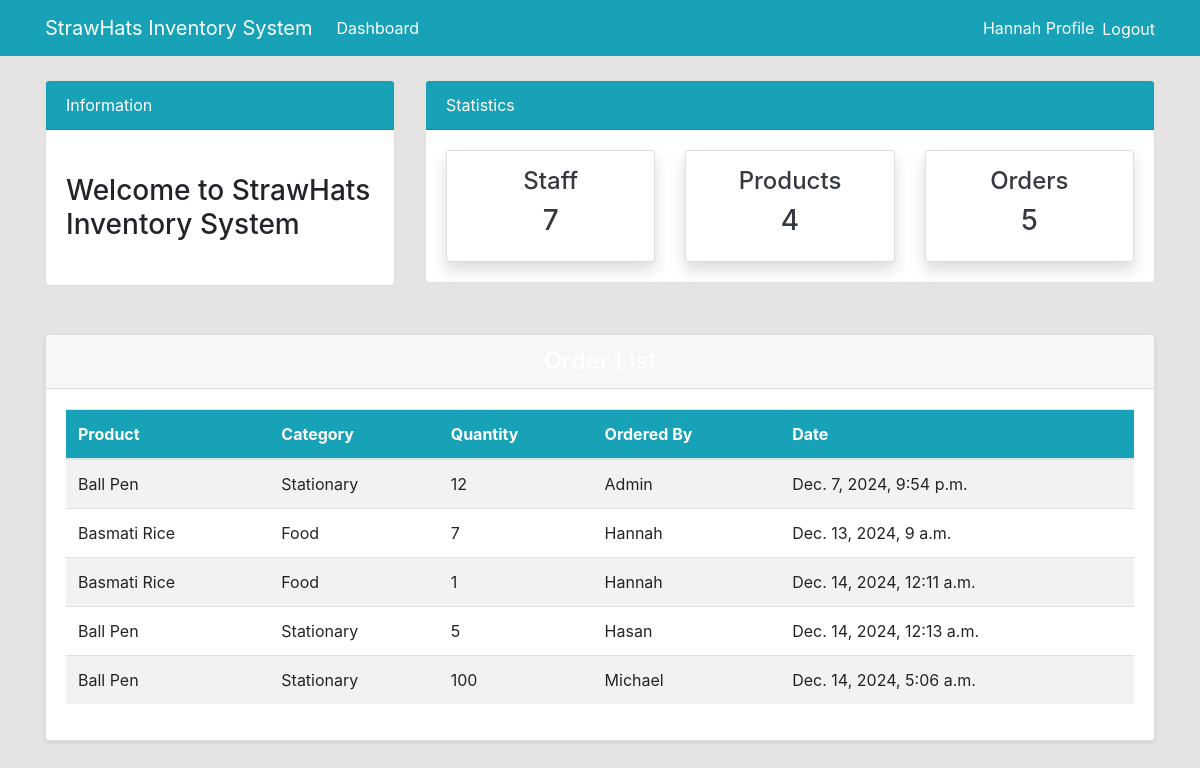
/order/ (signed in), run on an earlier commit of the app's database.
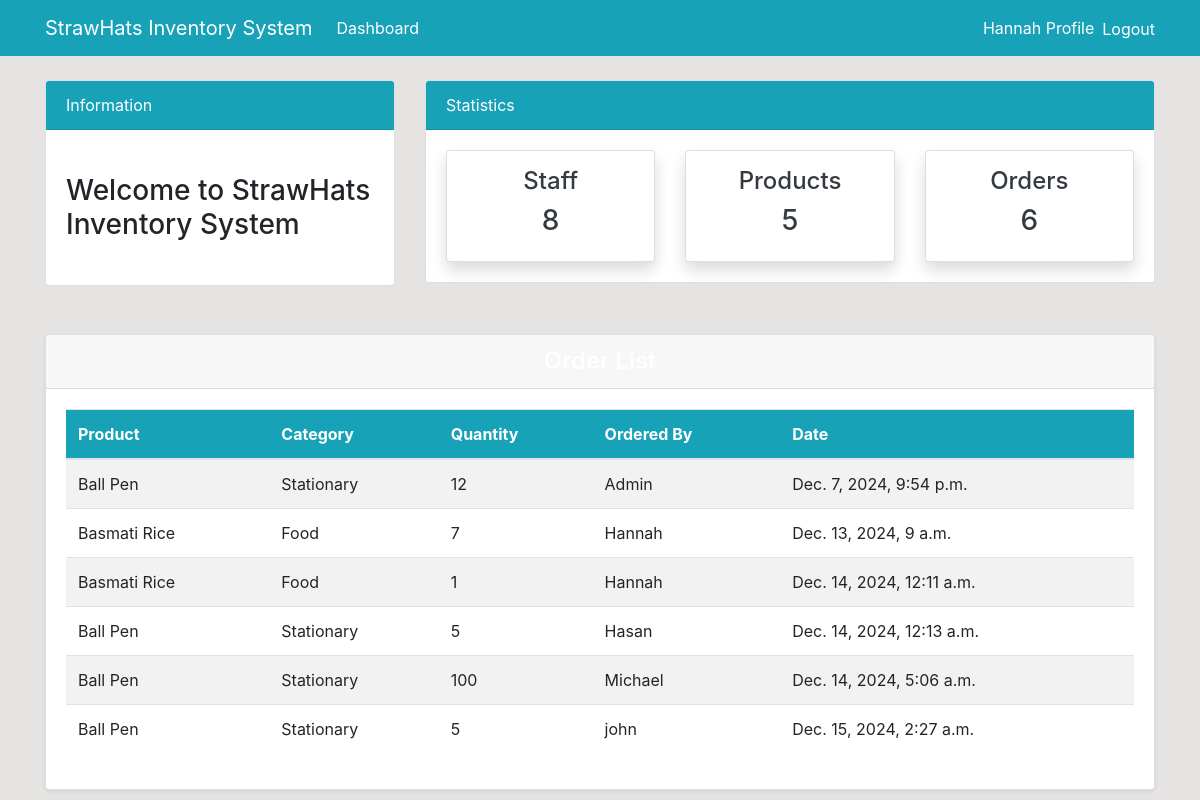
And on a later commit of the database.
### dashboard/models.py (models this page shows, shortened)
class Order(models.Model):
    product = models.ForeignKey(Product, on_delete=models.CASCADE, null=True)
    staff = models.ForeignKey(User, models.CASCADE, null=True)
    order_quantity = models.PositiveIntegerField(null=True)
    date = models.DateTimeField(auto_now_add=True)
    class Meta:
        verbose_name_plural = 'Order'

class Product(models.Model):
    name = models.CharField(max_length=100, null=True)
    category=models.CharField(max_length=20, choices=CATEGORY, null=True)
    quantity=models.PositiveIntegerField(null=True)
    class Meta:
        verbose_name_plural = 'Product'
    def __str__(self):
        return f'{self.name}'

### dashboard/views.py (the view)
# urls.py: path('order/', views.order, name='dashboard-order'),
@login_required
def order(request):
    orders = Order.objects.all()
    orders_count = orders.count()
    products_count = Product.objects.all().count()
    workers_count = User.objects.all().count()
    context ={
        'orders': orders,
        'workers_count' :workers_count,
        'orders_count' : orders_count,
        'products_count' : products_count,
    }
    return render(request, 'dashboard/order.html', context)

### templates/dashboard/order.html (shortened to what this page needs)
{% extends 'partials/base.html' %}
{% block content %}
{% include 'partials/topnav.html' %}
<div class="container mt-5">
    <div class="row">
        <div class="col-md-12">
            <div class="card shadow-sm">
                <div class="card-header bg-teal text-white text-center">
                    <h4 class="mb-0">Order List</h4>
                </div>
                <div class="card-body">
                    <table class="table table-striped table-hover">
                        <thead class="bg-info text-white">
                            <tr>
                                <th scope="col">Product</th>
                                <th scope="col">Category</th>
                                <th scope="col">Quantity</th>
                                <th scope="col">Ordered By</th>
                                <th scope="col">Date</th>
                            </tr>
                        </thead>
                        <tbody>
                            {% for order in orders %}
                            <tr>
                                <td>{{ order.product }}</td>
                                <td>{{ order.product.category }}</td>
                                <td>{{ order.order_quantity }}</td>
                                <td>{{ order.staff.username }}</td>
                                <td>{{ order.date }}</td>
                            </tr>
                            {% endfor %}
                        </tbody>
                    </table>
                </div>
            </div>
        </div>
    </div>
</div>
{% endblock %}

What changed in the data, as far as the page shows it:
added Order: product "Ball Pen", product.category "Stationary", order_quantity "5", staff.username "john", date "Dec. 15, 2024, 2:27 a.m."
Also different on the page:
{{ workers_count }}: "7" → "8"
{{ products_count }}: "4" → "5"
{{ orders_count }}: "5" → "6"
